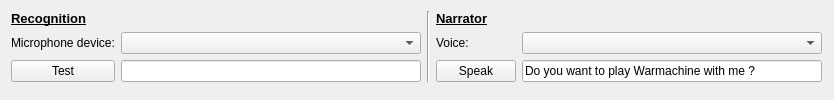
         <widget class="QWidget" name="tab_voice">
          <attribute name="title">
           <string>Voice</string>
          </attribute>
          <layout class="QGridLayout" name="gridLayout_5">
           <item row="1" column="0">
            <layout class="QGridLayout" name="gridLayout_2">
             <item row="2" column="0">
              <widget class="QPushButton" name="push_voice_recognition_test">
               <property name="focusPolicy">
                <enum>Qt::NoFocus</enum>
               </property>
               <property name="text">
                <string>Test</string>
               </property>
              </widget>
             </item>
             <item row="1" column="1">
              <widget class="QComboBox" name="combo_voice_device">
               <property name="focusPolicy">
                <enum>Qt::StrongFocus</enum>
               </property>
               <property name="sizeAdjustPolicy">
                <enum>QComboBox::AdjustToContents</enum>
               </property>
              </widget>
             </item>
             <item row="1" column="0">
              <widget class="QLabel" name="label_voice_device">
               <property name="text">
                <string>Microphone device:</string>
               </property>
              </widget>
             </item>
             <item row="2" column="1">
              <widget class="QLineEdit" name="edit_voice_recognition">
               <property name="minimumSize">
                <size>
                 <width>300</width>
                 <height>0</height>
                </size>
               </property>
               <property name="maximumSize">
                <size>
                 <width>16777215</width>
                 <height>16777215</height>
                </size>
               </property>
               <property name="readOnly">
                <bool>true</bool>
               </property>
              </widget>
             </item>
             <item row="0" column="0">
              <widget class="QLabel" name="label_voice_recognition">
               <property name="font">
                <font>
                 <pointsize>10</pointsize>
                 <weight>75</weight>
                 <bold>true</bold>
                 <underline>true</underline>
                </font>
               </property>
               <property name="text">
                <string>Recognition</string>
               </property>
              </widget>
             </item>
            </layout>
           </item>
           <item row="1" column="1">
            <widget class="Line" name="line">
             <property name="orientation">
              <enum>Qt::Vertical</enum>
             </property>
            </widget>
           </item>
           <item row="1" column="2">
            <layout class="QGridLayout" name="gridLayout_4">
             <item row="1" column="0">
              <widget class="QLabel" name="label_voice_narrator_voice">
               <property name="text">
                <string>Voice:</string>
               </property>
              </widget>
             </item>
             <item row="2" column="0">
              <widget class="QPushButton" name="push_voice_narrator_test">
               <property name="focusPolicy">
                <enum>Qt::NoFocus</enum>
               </property>
               <property name="text">
                <string>Speak</string>
               </property>
              </widget>
             </item>
             <item row="2" column="1">
              <widget class="QLineEdit" name="edit_voice_narrator">
               <property name="minimumSize">
                <size>
                 <width>300</width>
                 <height>0</height>
                </size>
               </property>
               <property name="maximumSize">
                <size>
                 <width>16777215</width>
                 <height>16777215</height>
                </size>
               </property>
               <property name="text">
                <string>Do you want to play Warmachine with me ?</string>
               </property>
              </widget>
             </item>
             <item row="1" column="1">
              <widget class="QComboBox" name="combo_voice_narrator">
               <property name="focusPolicy">
                <enum>Qt::StrongFocus</enum>
               </property>
               <property name="sizeAdjustPolicy">
                <enum>QComboBox::AdjustToContents</enum>
               </property>
              </widget>
             </item>
             <item row="0" column="0">
              <widget class="QLabel" name="label_voice_narrator">
               <property name="font">
                <font>
                 <pointsize>10</pointsize>
                 <weight>75</weight>
                 <bold>true</bold>
                 <underline>true</underline>
                </font>
               </property>
               <property name="text">
                <string>Narrator</string>
               </property>
              </widget>
             </item>
            </layout>
           </item>
           <item row="1" column="3">
            <spacer name="horizontalSpacer_2">
             <property name="orientation">
              <enum>Qt::Horizontal</enum>
             </property>
             <property name="sizeHint" stdset="0">
              <size>
               <width>1</width>
               <height>5</height>
              </size>
             </property>
            </spacer>
           </item>
           <item row="2" column="0">
            <spacer name="verticalSpacer">
             <property name="orientation">
              <enum>Qt::Vertical</enum>
             </property>
             <property name="sizeHint" stdset="0">
              <size>
               <width>5</width>
               <height>1</height>
              </size>
             </property>
            </spacer>
           </item>
          </layout>
         </widget>
